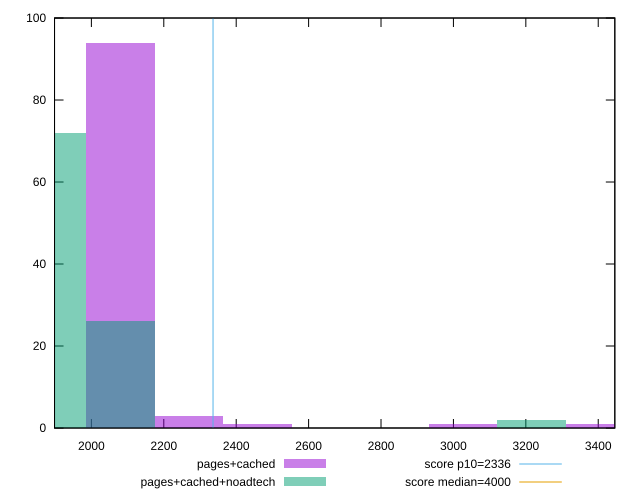

Source code (gnuplot):
reset

$pagesCached <<EOF
3404.7189231443585 1
3026.4168205727633 1
2080.6615641437747 94
2458.96366671537 1
2269.8126154295724 3
EOF

$pagesCachedNoadtech <<EOF
3215.567871858561 2
1891.5105128579771 72
2080.6615641437747 26
EOF

set key outside below
set boxwidth 189.1510512857977
set xrange [1898.2045000000003:3445.8105000000005]
set yrange [0:100]
set trange [0:100]
set style fill transparent solid 0.5 noborder

set parametric
set terminal svg size 640, 500 enhanced background rgb 'white'
set output "report_00017_2021-02-10T15-08-03.406Z/first-meaningful-paint/comparison/histogram/1_vs_2.svg"

plot $pagesCached title "pages+cached" with boxes, \
     $pagesCachedNoadtech title "pages+cached+noadtech" with boxes, \
     2336,t title "score p10=2336", \
     4000,t title "score median=4000"

reset
